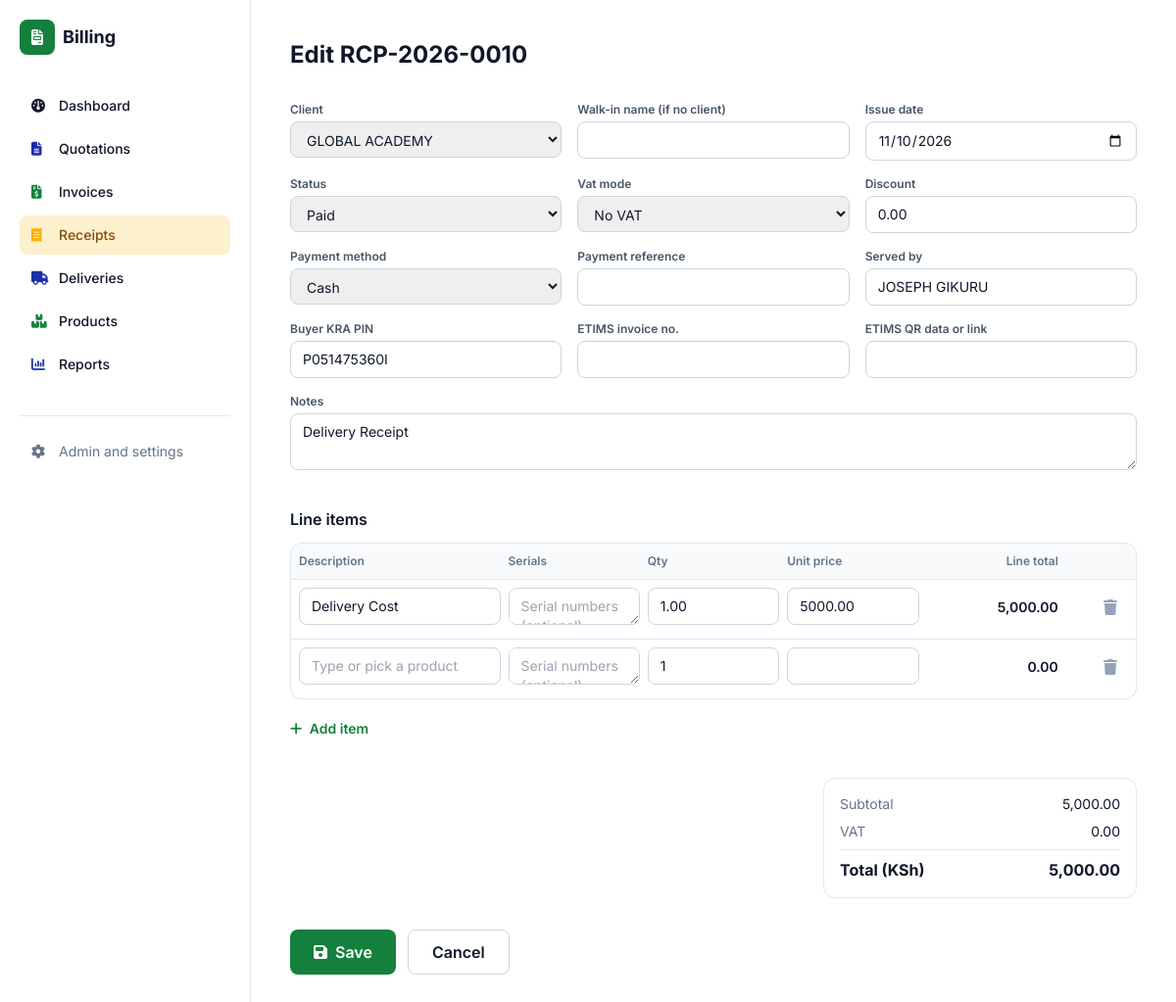
/doc/25/edit/ (signed in), run on the app's committed database.
### documents/models.py (models this page shows, shortened)
class Document(models.Model):
    QUOTATION, INVOICE, RECEIPT = "quotation", "invoice", "receipt"
    TYPES = [(QUOTATION, "Quotation"), (INVOICE, "Invoice"), (RECEIPT, "Receipt")]
    PREFIX = {QUOTATION: "QUO", INVOICE: "INV", RECEIPT: "RCP"}
    STATUSES = [
        ("draft", "Draft"), ("sent", "Sent"), ("accepted", "Accepted"),
        ("paid", "Paid"), ("void", "Void"),
    ]
    PAYMENT_METHODS = [
        ("cash", "Cash"), ("mpesa", "M-Pesa"), ("bank", "Bank Transfer"), ("card", "Card"),
    ]
    VAT_MODES = [
        ("exclusive", "VAT exclusive (add VAT on top)"),
        ("inclusive", "VAT inclusive (prices include VAT)"),
        ("none", "No VAT"),
    ]
    doc_type = models.CharField(max_length=10, choices=TYPES)
    number = models.CharField(max_length=30, unique=True, editable=False)
    client = models.ForeignKey(Client, null=True, blank=True, on_delete=models.SET_NULL)
    client_name = models.CharField(max_length=150, blank=True, help_text="Walk-in name if no client")
    issue_date = models.DateField(default=timezone.localdate)
    due_date = models.DateField(null=True, blank=True)
    status = models.CharField(max_length=10, choices=STATUSES, default="draft")
    vat_mode = models.CharField(max_length=10, choices=VAT_MODES, default="exclusive")
    served_by = models.CharField(max_length=80, blank=True)
    discount = models.DecimalField(max_digits=12, decimal_places=2, default=0)
    payment_method = models.CharField(max_length=10, choices=PAYMENT_METHODS, blank=True)
    payment_reference = models.CharField(max_length=60, blank=True)
    notes = models.TextField(blank=True)
    terms = models.TextField(blank=True)
    buyer_pin = models.CharField("Buyer KRA PIN", max_length=20, blank=True)
    etims_invoice_no = models.CharField("eTIMS invoice no.", max_length=60, blank=True)
    etims_qr = models.CharField("eTIMS QR data or link", max_length=500, blank=True,
                                help_text="Paste the QR link or data KRA gives you for this invoice")
    share_token = models.CharField(max_length=32, unique=True, null=True, blank=True, editable=False)
    share_viewed_at = models.DateTimeField(null=True, blank=True, editable=False)
    business = models.JSONField(default=dict, blank=True, editable=False)
    source = models.ForeignKey("self", null=True, blank=True, on_delete=models.SET_NULL,
                               related_name="converted")
    created_at = models.DateTimeField(auto_now_add=True)
    class Meta:
        ordering = ["-created_at"]
    @cached_property
    def biz(self):
        data = dict(self.business or {})
        if not data:
            p = BusinessProfile.get()
            data = p.snapshot() if p else {}
        for key in ("name", "tagline", "address", "phone", "email", "kra_pin",
                    "payment_details", "receipt_footer", "logo", "signature", "stamp"):
            data.setdefault(key, "")
        data.setdefault("vat_rate", "16.00")
        return SimpleNamespace(**data)
    @cached_property
    def vat_rate(self):
        return Decimal(str(self.biz.vat_rate))

### documents/views.py (the view)
# urls.py: path("doc/<int:pk>/edit/", views.document_edit, name="edit"),
@login_required
def document_edit(request, pk):
    doc = get_object_or_404(Document, pk=pk)
    return _editor(request, doc, doc.doc_type)

### documents/models.py (called while the page is built)
    @classmethod
    def get(cls):
        return cls.objects.first()

    def __str__(self):
        return self.name

    def with_stock(self):
        return self.annotate(on_hand=Coalesce(
            Sum("movements__qty"), Value(Decimal("0")),
            output_field=models.DecimalField(max_digits=12, decimal_places=2)))

### templates/documents/document_form.html (shortened to what this page needs)
{% extends "base.html" %}
{% block content %}
<h1 class="text-2xl font-bold mb-5">
  {% if doc.pk %}Edit {{ doc.number }}{% else %}New {{ meta.label }}{% endif %}</h1>
<form method="post" id="doc-form" data-vat="{{ vat_rate }}" class="space-y-8">
  <div class="grid grid-cols-1 sm:grid-cols-2 lg:grid-cols-3 gap-4">
    {% for f in form %}
    <div class="{% if f.name == 'notes' or f.name == 'terms' %}sm:col-span-2 lg:col-span-3{% endif %}">
      <label class="block text-xs font-semibold text-slate-600 mb-1">{{ f.label }}</label>
      {{ f }}
    </div>
    {% endfor %}
  </div>
  <div>
    <h2 class="font-semibold mb-3">Line items</h2>
    <div class="hidden md:grid grid-cols-12 gap-2 px-2 py-2.5 bg-slate-50 border border-slate-200 rounded-t-xl text-xs font-semibold text-slate-500">
      <div class="col-span-3">Description</div><div class="col-span-2">Serials</div>
      <div class="col-span-2">Qty</div><div class="col-span-2">Unit price</div>
      <div class="col-span-2 text-right">Line total</div><div class="col-span-1"></div>
    </div>
    <div id="items-body" class="space-y-3 md:space-y-0 md:border md:border-t-0 md:border-slate-200 md:rounded-b-xl md:overflow-hidden">
      {% for f in formset %}{% include "documents/_item_row.html" with f=f %}{% endfor %}
    </div>
    <button type="button" id="add-row" class="mt-3 text-sm font-semibold text-brand-green py-2">
      <i class="fa-solid fa-plus mr-1"></i> Add item</button>
  </div>
  <div class="ml-auto w-full md:w-80 rounded-xl border border-slate-200 p-4 text-sm space-y-2">
    <div class="flex justify-between"><span class="text-slate-500">Subtotal</span><span id="t-net">0.00</span></div>
    <div class="flex justify-between"><span class="text-slate-500">VAT</span><span id="t-vat">0.00</span></div>
    <div class="flex justify-between border-t pt-2 text-base font-bold"><span>Total (KSh)</span><span id="t-total">0.00</span></div>
  </div>
  <div class="sticky bottom-0 z-20 -mx-4 sm:mx-0 px-4 py-3 sm:p-0 flex gap-3 bg-white/95 backdrop-blur border-t border-slate-200 sm:border-0 sm:bg-transparent">
    <button class="flex-1 sm:flex-none bg-brand-green hover:bg-green-800 text-white font-semibold px-6 py-2.5 rounded-lg">
      <i class="fa-solid fa-floppy-disk mr-1"></i> Save</button>
    <a href="{% url 'documents:dashboard' %}" class="flex-1 sm:flex-none text-center px-6 py-2.5 rounded-lg border border-slate-300 font-semibold">Cancel</a>
  </div>
</form>
{% endblock %}

### templates/base.html (style rules this page uses)
html { -webkit-text-size-adjust: 100%; }

### data on the page
Document: number "RCP-2026-0010", form "GLOBAL ACADEMY" "11/10/2026" "Paid" "No VAT" "0.00" "Cash" "JOSEPH GIKURU" "P051475360I" "Delivery Receipt"

### other printed values
{{ f.label }} "Client" "Walk-in name (if no client)" "Issue date" "Status" "Vat mode" "Discount" "Payment method" "Payment reference" "Served by" "Buyer KRA PIN" "ETIMS invoice no." "ETIMS QR data or link" "Notes"
